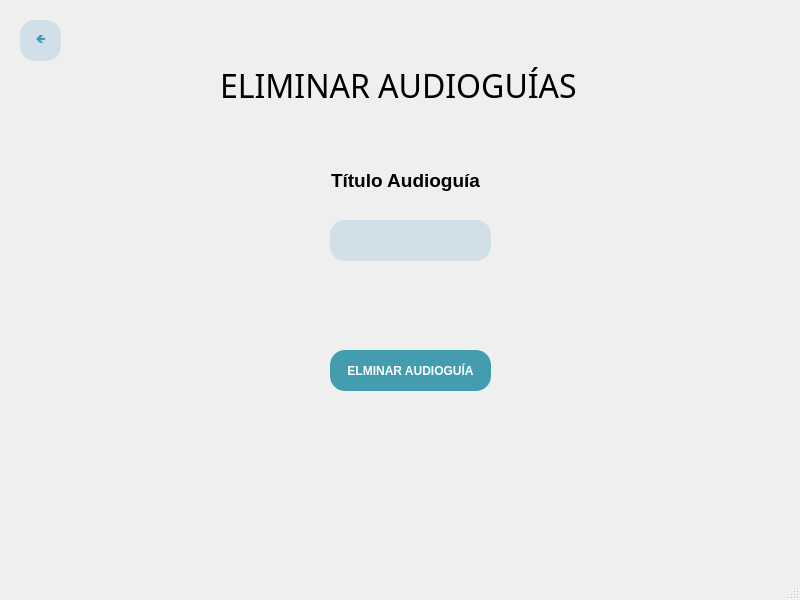
<?xml version="1.0" encoding="UTF-8"?>
<ui version="4.0">
 <class>MainWindow</class>
 <widget class="QMainWindow" name="MainWindow">
  <property name="geometry">
   <rect>
    <x>0</x>
    <y>0</y>
    <width>800</width>
    <height>600</height>
   </rect>
  </property>
  <property name="windowTitle">
   <string>MainWindow</string>
  </property>
  <widget class="QWidget" name="centralwidget">
   <widget class="QPushButton" name="BotonEditarAudioguia">
    <property name="geometry">
     <rect>
      <x>330</x>
      <y>350</y>
      <width>161</width>
      <height>41</height>
     </rect>
    </property>
    <property name="palette">
     <palette>
      <active>
       <colorrole role="WindowText">
        <brush brushstyle="SolidPattern">
         <color alpha="255">
          <red>255</red>
          <green>255</green>
          <blue>255</blue>
         </color>
        </brush>
       </colorrole>
       <colorrole role="Button">
        <brush brushstyle="SolidPattern">
         <color alpha="255">
          <red>67</red>
          <green>157</green>
          <blue>175</blue>
         </color>
        </brush>
       </colorrole>
       <colorrole role="Text">
        <brush brushstyle="SolidPattern">
         <color alpha="255">
          <red>255</red>
          <green>255</green>
          <blue>255</blue>
         </color>
        </brush>
       </colorrole>
       <colorrole role="ButtonText">
        <brush brushstyle="SolidPattern">
         <color alpha="255">
          <red>255</red>
          <green>255</green>
          <blue>255</blue>
         </color>
        </brush>
       </colorrole>
       <colorrole role="Base">
        <brush brushstyle="SolidPattern">
         <color alpha="255">
          <red>67</red>
          <green>157</green>
          <blue>175</blue>
         </color>
        </brush>
       </colorrole>
       <colorrole role="Window">
        <brush brushstyle="SolidPattern">
         <color alpha="255">
          <red>67</red>
          <green>157</green>
          <blue>175</blue>
         </color>
        </brush>
       </colorrole>
      </active>
      <inactive>
       <colorrole role="WindowText">
        <brush brushstyle="SolidPattern">
         <color alpha="255">
          <red>255</red>
          <green>255</green>
          <blue>255</blue>
         </color>
        </brush>
       </colorrole>
       <colorrole role="Button">
        <brush brushstyle="SolidPattern">
         <color alpha="255">
          <red>67</red>
          <green>157</green>
          <blue>175</blue>
         </color>
        </brush>
       </colorrole>
       <colorrole role="Text">
        <brush brushstyle="SolidPattern">
         <color alpha="255">
          <red>255</red>
          <green>255</green>
          <blue>255</blue>
         </color>
        </brush>
       </colorrole>
       <colorrole role="ButtonText">
        <brush brushstyle="SolidPattern">
         <color alpha="255">
          <red>255</red>
          <green>255</green>
          <blue>255</blue>
         </color>
        </brush>
       </colorrole>
       <colorrole role="Base">
        <brush brushstyle="SolidPattern">
         <color alpha="255">
          <red>67</red>
          <green>157</green>
          <blue>175</blue>
         </color>
        </brush>
       </colorrole>
       <colorrole role="Window">
        <brush brushstyle="SolidPattern">
         <color alpha="255">
          <red>67</red>
          <green>157</green>
          <blue>175</blue>
         </color>
        </brush>
       </colorrole>
      </inactive>
      <disabled>
       <colorrole role="WindowText">
        <brush brushstyle="SolidPattern">
         <color alpha="255">
          <red>255</red>
          <green>255</green>
          <blue>255</blue>
         </color>
        </brush>
       </colorrole>
       <colorrole role="Button">
        <brush brushstyle="SolidPattern">
         <color alpha="255">
          <red>67</red>
          <green>157</green>
          <blue>175</blue>
         </color>
        </brush>
       </colorrole>
       <colorrole role="Text">
        <brush brushstyle="SolidPattern">
         <color alpha="255">
          <red>255</red>
          <green>255</green>
          <blue>255</blue>
         </color>
        </brush>
       </colorrole>
       <colorrole role="ButtonText">
        <brush brushstyle="SolidPattern">
         <color alpha="255">
          <red>255</red>
          <green>255</green>
          <blue>255</blue>
         </color>
        </brush>
       </colorrole>
       <colorrole role="Base">
        <brush brushstyle="SolidPattern">
         <color alpha="255">
          <red>67</red>
          <green>157</green>
          <blue>175</blue>
         </color>
        </brush>
       </colorrole>
       <colorrole role="Window">
        <brush brushstyle="SolidPattern">
         <color alpha="255">
          <red>67</red>
          <green>157</green>
          <blue>175</blue>
         </color>
        </brush>
       </colorrole>
      </disabled>
     </palette>
    </property>
    <property name="cursor">
     <cursorShape>PointingHandCursor</cursorShape>
    </property>
    <property name="styleSheet">
     <string notr="true">background-color: rgb(67, 157, 175);
color: rgb(255, 255, 255);
font-weight: bold;
font-family: 'Verdana';
border-radius: 15px;</string>
    </property>
    <property name="text">
     <string>ELMINAR AUDIOGUÍA</string>
    </property>
   </widget>
   <widget class="QLabel" name="label">
    <property name="geometry">
     <rect>
      <x>300</x>
      <y>160</y>
      <width>211</width>
      <height>41</height>
     </rect>
    </property>
    <property name="text">
     <string>&lt;html&gt;&lt;head/&gt;&lt;body&gt;&lt;p align=&quot;center&quot;&gt;&lt;span style=&quot; font-size:14pt; font-weight:600;&quot;&gt;Título Audioguía&lt;/span&gt;&lt;/p&gt;&lt;/body&gt;&lt;/html&gt;</string>
    </property>
   </widget>
   <widget class="QLabel" name="Titulo">
    <property name="geometry">
     <rect>
      <x>220</x>
      <y>40</y>
      <width>381</width>
      <height>91</height>
     </rect>
    </property>
    <property name="font">
     <font>
      <family>Bell MT</family>
      <pointsize>24</pointsize>
      <weight>50</weight>
      <bold>false</bold>
     </font>
    </property>
    <property name="text">
     <string>ELIMINAR AUDIOGUÍAS</string>
    </property>
   </widget>
   <widget class="QLineEdit" name="Titulo_entrada">
    <property name="geometry">
     <rect>
      <x>330</x>
      <y>220</y>
      <width>161</width>
      <height>41</height>
     </rect>
    </property>
    <property name="styleSheet">
     <string notr="true">border-radius: 15px;
background-color: rgb(208, 223, 232);</string>
    </property>
   </widget>
   <widget class="QPushButton" name="BotonAtras">
    <property name="geometry">
     <rect>
      <x>20</x>
      <y>20</y>
      <width>41</width>
      <height>41</height>
     </rect>
    </property>
    <property name="palette">
     <palette>
      <active>
       <colorrole role="WindowText">
        <brush brushstyle="SolidPattern">
         <color alpha="255">
          <red>67</red>
          <green>157</green>
          <blue>175</blue>
         </color>
        </brush>
       </colorrole>
       <colorrole role="Button">
        <brush brushstyle="SolidPattern">
         <color alpha="255">
          <red>208</red>
          <green>223</green>
          <blue>232</blue>
         </color>
        </brush>
       </colorrole>
       <colorrole role="Text">
        <brush brushstyle="SolidPattern">
         <color alpha="255">
          <red>67</red>
          <green>157</green>
          <blue>175</blue>
         </color>
        </brush>
       </colorrole>
       <colorrole role="ButtonText">
        <brush brushstyle="SolidPattern">
         <color alpha="255">
          <red>67</red>
          <green>157</green>
          <blue>175</blue>
         </color>
        </brush>
       </colorrole>
       <colorrole role="Base">
        <brush brushstyle="SolidPattern">
         <color alpha="255">
          <red>208</red>
          <green>223</green>
          <blue>232</blue>
         </color>
        </brush>
       </colorrole>
       <colorrole role="Window">
        <brush brushstyle="SolidPattern">
         <color alpha="255">
          <red>208</red>
          <green>223</green>
          <blue>232</blue>
         </color>
        </brush>
       </colorrole>
      </active>
      <inactive>
       <colorrole role="WindowText">
        <brush brushstyle="SolidPattern">
         <color alpha="255">
          <red>67</red>
          <green>157</green>
          <blue>175</blue>
         </color>
        </brush>
       </colorrole>
       <colorrole role="Button">
        <brush brushstyle="SolidPattern">
         <color alpha="255">
          <red>208</red>
          <green>223</green>
          <blue>232</blue>
         </color>
        </brush>
       </colorrole>
       <colorrole role="Text">
        <brush brushstyle="SolidPattern">
         <color alpha="255">
          <red>67</red>
          <green>157</green>
          <blue>175</blue>
         </color>
        </brush>
       </colorrole>
       <colorrole role="ButtonText">
        <brush brushstyle="SolidPattern">
         <color alpha="255">
          <red>67</red>
          <green>157</green>
          <blue>175</blue>
         </color>
        </brush>
       </colorrole>
       <colorrole role="Base">
        <brush brushstyle="SolidPattern">
         <color alpha="255">
          <red>208</red>
          <green>223</green>
          <blue>232</blue>
         </color>
        </brush>
       </colorrole>
       <colorrole role="Window">
        <brush brushstyle="SolidPattern">
         <color alpha="255">
          <red>208</red>
          <green>223</green>
          <blue>232</blue>
         </color>
        </brush>
       </colorrole>
      </inactive>
      <disabled>
       <colorrole role="WindowText">
        <brush brushstyle="SolidPattern">
         <color alpha="255">
          <red>67</red>
          <green>157</green>
          <blue>175</blue>
         </color>
        </brush>
       </colorrole>
       <colorrole role="Button">
        <brush brushstyle="SolidPattern">
         <color alpha="255">
          <red>208</red>
          <green>223</green>
          <blue>232</blue>
         </color>
        </brush>
       </colorrole>
       <colorrole role="Text">
        <brush brushstyle="SolidPattern">
         <color alpha="255">
          <red>67</red>
          <green>157</green>
          <blue>175</blue>
         </color>
        </brush>
       </colorrole>
       <colorrole role="ButtonText">
        <brush brushstyle="SolidPattern">
         <color alpha="255">
          <red>67</red>
          <green>157</green>
          <blue>175</blue>
         </color>
        </brush>
       </colorrole>
       <colorrole role="Base">
        <brush brushstyle="SolidPattern">
         <color alpha="255">
          <red>208</red>
          <green>223</green>
          <blue>232</blue>
         </color>
        </brush>
       </colorrole>
       <colorrole role="Window">
        <brush brushstyle="SolidPattern">
         <color alpha="255">
          <red>208</red>
          <green>223</green>
          <blue>232</blue>
         </color>
        </brush>
       </colorrole>
      </disabled>
     </palette>
    </property>
    <property name="cursor">
     <cursorShape>PointingHandCursor</cursorShape>
    </property>
    <property name="styleSheet">
     <string notr="true">background-color: rgb(208, 223, 232);
color:rgb(67, 157, 175);
font-weight: bold;
font-family: 'Verdana';
border-radius: 15px;</string>
    </property>
    <property name="text">
     <string>🡸</string>
    </property>
   </widget>
  </widget>
  <widget class="QMenuBar" name="menubar">
   <property name="geometry">
    <rect>
     <x>0</x>
     <y>0</y>
     <width>800</width>
     <height>21</height>
    </rect>
   </property>
  </widget>
  <widget class="QStatusBar" name="statusbar"/>
 </widget>
 <resources/>
 <connections/>
</ui>
